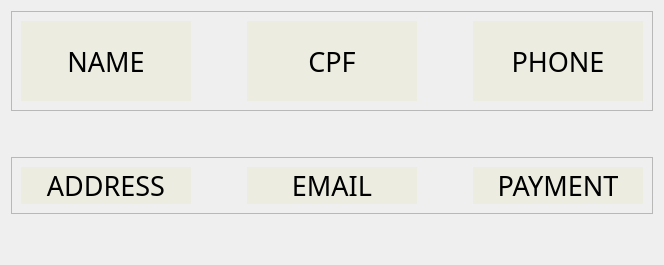
             <widget class="QWidget" name="rmcu_op">
              <layout class="QVBoxLayout" name="verticalLayout_18">
               <item>
                <widget class="QFrame" name="rmcu_f1">
                 <property name="frameShape">
                  <enum>QFrame::StyledPanel</enum>
                 </property>
                 <property name="frameShadow">
                  <enum>QFrame::Raised</enum>
                 </property>
                 <layout class="QHBoxLayout" name="horizontalLayout_6">
                  <item>
                   <widget class="QPushButton" name="rmcu_f1_btn_n">
                    <property name="sizePolicy">
                     <sizepolicy hsizetype="Minimum" vsizetype="Preferred">
                      <horstretch>0</horstretch>
                      <verstretch>0</verstretch>
                     </sizepolicy>
                    </property>
                    <property name="minimumSize">
                     <size>
                      <width>170</width>
                      <height>80</height>
                     </size>
                    </property>
                    <property name="sizeIncrement">
                     <size>
                      <width>0</width>
                      <height>0</height>
                     </size>
                    </property>
                    <property name="font">
                     <font>
                      <family>Fira Sans Medium</family>
                      <pointsize>20</pointsize>
                     </font>
                    </property>
                    <property name="autoFillBackground">
                     <bool>false</bool>
                    </property>
                    <property name="styleSheet">
                     <string notr="true">QPushButton:hover
{
   border: 4px solid  rgb(31, 80, 20);
	background-color: rgb(212, 212, 201);
	

}
QPushButton {
	background-color: rgb(236, 236, 224);
	border: none;
}
</string>
                    </property>
                    <property name="text">
                     <string>NAME</string>
                    </property>
                    <property name="autoDefault">
                     <bool>false</bool>
                    </property>
                    <property name="default">
                     <bool>false</bool>
                    </property>
                    <property name="flat">
                     <bool>false</bool>
                    </property>
                   </widget>
                  </item>
                  <item>
                   <spacer name="horizontalSpacer_3">
                    <property name="orientation">
                     <enum>Qt::Horizontal</enum>
                    </property>
                    <property name="sizeType">
                     <enum>QSizePolicy::Maximum</enum>
                    </property>
                    <property name="sizeHint" stdset="0">
                     <size>
                      <width>50</width>
                      <height>20</height>
                     </size>
                    </property>
                   </spacer>
                  </item>
                  <item>
                   <widget class="QPushButton" name="rmcu_f1_btn_cpf">
                    <property name="sizePolicy">
                     <sizepolicy hsizetype="Minimum" vsizetype="Preferred">
                      <horstretch>0</horstretch>
                      <verstretch>0</verstretch>
                     </sizepolicy>
                    </property>
                    <property name="minimumSize">
                     <size>
                      <width>170</width>
                      <height>0</height>
                     </size>
                    </property>
                    <property name="sizeIncrement">
                     <size>
                      <width>0</width>
                      <height>0</height>
                     </size>
                    </property>
                    <property name="font">
                     <font>
                      <family>Fira Sans Medium</family>
                      <pointsize>20</pointsize>
                     </font>
                    </property>
                    <property name="autoFillBackground">
                     <bool>false</bool>
                    </property>
                    <property name="styleSheet">
                     <string notr="true">QPushButton:hover
{
   border: 4px solid  rgb(31, 80, 20);
	background-color: rgb(212, 212, 201);
	

}
QPushButton {
	background-color: rgb(236, 236, 224);
	border: none;
}
</string>
                    </property>
                    <property name="text">
                     <string>CPF</string>
                    </property>
                    <property name="autoDefault">
                     <bool>false</bool>
                    </property>
                    <property name="default">
                     <bool>false</bool>
                    </property>
                    <property name="flat">
                     <bool>false</bool>
                    </property>
                   </widget>
                  </item>
                  <item>
                   <spacer name="horizontalSpacer_6">
                    <property name="orientation">
                     <enum>Qt::Horizontal</enum>
                    </property>
                    <property name="sizeType">
                     <enum>QSizePolicy::Maximum</enum>
                    </property>
                    <property name="sizeHint" stdset="0">
                     <size>
                      <width>50</width>
                      <height>20</height>
                     </size>
                    </property>
                   </spacer>
                  </item>
                  <item>
                   <widget class="QPushButton" name="rmcu_f1_btn_pn">
                    <property name="sizePolicy">
                     <sizepolicy hsizetype="Minimum" vsizetype="Preferred">
                      <horstretch>0</horstretch>
                      <verstretch>0</verstretch>
                     </sizepolicy>
                    </property>
                    <property name="minimumSize">
                     <size>
                      <width>170</width>
                      <height>0</height>
                     </size>
                    </property>
                    <property name="sizeIncrement">
                     <size>
                      <width>0</width>
                      <height>0</height>
                     </size>
                    </property>
                    <property name="font">
                     <font>
                      <family>Fira Sans Medium</family>
                      <pointsize>20</pointsize>
                     </font>
                    </property>
                    <property name="autoFillBackground">
                     <bool>false</bool>
                    </property>
                    <property name="styleSheet">
                     <string notr="true">QPushButton:hover
{
   border: 4px solid  rgb(31, 80, 20);
	background-color: rgb(212, 212, 201);
	

}
QPushButton {
	background-color: rgb(236, 236, 224);
	border: none;
}
</string>
                    </property>
                    <property name="text">
                     <string>PHONE</string>
                    </property>
                    <property name="autoDefault">
                     <bool>false</bool>
                    </property>
                    <property name="default">
                     <bool>false</bool>
                    </property>
                    <property name="flat">
                     <bool>false</bool>
                    </property>
                   </widget>
                  </item>
                 </layout>
                </widget>
               </item>
               <item>
                <spacer name="verticalSpacer_11">
                 <property name="orientation">
                  <enum>Qt::Vertical</enum>
                 </property>
                 <property name="sizeType">
                  <enum>QSizePolicy::Maximum</enum>
                 </property>
                 <property name="sizeHint" stdset="0">
                  <size>
                   <width>20</width>
                   <height>40</height>
                  </size>
                 </property>
                </spacer>
               </item>
               <item>
                <widget class="QFrame" name="rmcu_f2">
                 <property name="frameShape">
                  <enum>QFrame::StyledPanel</enum>
                 </property>
                 <property name="frameShadow">
                  <enum>QFrame::Raised</enum>
                 </property>
                 <layout class="QHBoxLayout" name="horizontalLayout_7">
                  <item>
                   <widget class="QPushButton" name="rmcu_f2_btn_add">
                    <property name="sizePolicy">
                     <sizepolicy hsizetype="Minimum" vsizetype="Preferred">
                      <horstretch>0</horstretch>
                      <verstretch>0</verstretch>
                     </sizepolicy>
                    </property>
                    <property name="minimumSize">
                     <size>
                      <width>170</width>
                      <height>0</height>
                     </size>
                    </property>
                    <property name="sizeIncrement">
                     <size>
                      <width>0</width>
                      <height>0</height>
                     </size>
                    </property>
                    <property name="font">
                     <font>
                      <family>Fira Sans Medium</family>
                      <pointsize>20</pointsize>
                     </font>
                    </property>
                    <property name="autoFillBackground">
                     <bool>false</bool>
                    </property>
                    <property name="styleSheet">
                     <string notr="true">QPushButton:hover
{
   border: 4px solid  rgb(31, 80, 20);
	background-color: rgb(212, 212, 201);
	

}
QPushButton {
	background-color: rgb(236, 236, 224);
	border: none;
}
</string>
                    </property>
                    <property name="text">
                     <string>ADDRESS</string>
                    </property>
                    <property name="autoDefault">
                     <bool>false</bool>
                    </property>
                    <property name="default">
                     <bool>false</bool>
                    </property>
                    <property name="flat">
                     <bool>false</bool>
                    </property>
                   </widget>
                  </item>
                  <item>
                   <spacer name="horizontalSpacer_7">
                    <property name="orientation">
                     <enum>Qt::Horizontal</enum>
                    </property>
                    <property name="sizeType">
                     <enum>QSizePolicy::Maximum</enum>
                    </property>
                    <property name="sizeHint" stdset="0">
                     <size>
                      <width>50</width>
                      <height>20</height>
                     </size>
                    </property>
                   </spacer>
                  </item>
                  <item>
                   <widget class="QPushButton" name="rmcu_f2_btn_email">
                    <property name="sizePolicy">
                     <sizepolicy hsizetype="Minimum" vsizetype="Preferred">
                      <horstretch>0</horstretch>
                      <verstretch>0</verstretch>
                     </sizepolicy>
                    </property>
                    <property name="minimumSize">
                     <size>
                      <width>170</width>
                      <height>0</height>
                     </size>
                    </property>
                    <property name="sizeIncrement">
                     <size>
                      <width>0</width>
                      <height>0</height>
                     </size>
                    </property>
                    <property name="font">
                     <font>
                      <family>Fira Sans Medium</family>
                      <pointsize>20</pointsize>
                     </font>
                    </property>
                    <property name="autoFillBackground">
                     <bool>false</bool>
                    </property>
                    <property name="styleSheet">
                     <string notr="true">QPushButton:hover
{
   border: 4px solid  rgb(31, 80, 20);
	background-color: rgb(212, 212, 201);
	

}
QPushButton {
	background-color: rgb(236, 236, 224);
	border: none;
}
</string>
                    </property>
                    <property name="text">
                     <string>EMAIL</string>
                    </property>
                    <property name="autoDefault">
                     <bool>false</bool>
                    </property>
                    <property name="default">
                     <bool>false</bool>
                    </property>
                    <property name="flat">
                     <bool>false</bool>
                    </property>
                   </widget>
                  </item>
                  <item>
                   <spacer name="horizontalSpacer_8">
                    <property name="orientation">
                     <enum>Qt::Horizontal</enum>
                    </property>
                    <property name="sizeType">
                     <enum>QSizePolicy::Maximum</enum>
                    </property>
                    <property name="sizeHint" stdset="0">
                     <size>
                      <width>50</width>
                      <height>20</height>
                     </size>
                    </property>
                   </spacer>
                  </item>
                  <item>
                   <widget class="QPushButton" name="rmcu_f2_btn_pay">
                    <property name="sizePolicy">
                     <sizepolicy hsizetype="Minimum" vsizetype="Preferred">
                      <horstretch>0</horstretch>
                      <verstretch>0</verstretch>
                     </sizepolicy>
                    </property>
                    <property name="minimumSize">
                     <size>
                      <width>170</width>
                      <height>0</height>
                     </size>
                    </property>
                    <property name="sizeIncrement">
                     <size>
                      <width>0</width>
                      <height>0</height>
                     </size>
                    </property>
                    <property name="font">
                     <font>
                      <family>Fira Sans Medium</family>
                      <pointsize>20</pointsize>
                     </font>
                    </property>
                    <property name="autoFillBackground">
                     <bool>false</bool>
                    </property>
                    <property name="styleSheet">
                     <string notr="true">QPushButton:hover
{
   border: 4px solid  rgb(31, 80, 20);
	background-color: rgb(212, 212, 201);
	

}
QPushButton {
	background-color: rgb(236, 236, 224);
	border: none;
}
</string>
                    </property>
                    <property name="text">
                     <string>PAYMENT</string>
                    </property>
                    <property name="autoDefault">
                     <bool>false</bool>
                    </property>
                    <property name="default">
                     <bool>false</bool>
                    </property>
                    <property name="flat">
                     <bool>false</bool>
                    </property>
                   </widget>
                  </item>
                 </layout>
                </widget>
               </item>
               <item>
                <spacer name="verticalSpacer_13">
                 <property name="orientation">
                  <enum>Qt::Vertical</enum>
                 </property>
                 <property name="sizeType">
                  <enum>QSizePolicy::Maximum</enum>
                 </property>
                 <property name="sizeHint" stdset="0">
                  <size>
                   <width>20</width>
                   <height>40</height>
                  </size>
                 </property>
                </spacer>
               </item>
              </layout>
             </widget>
